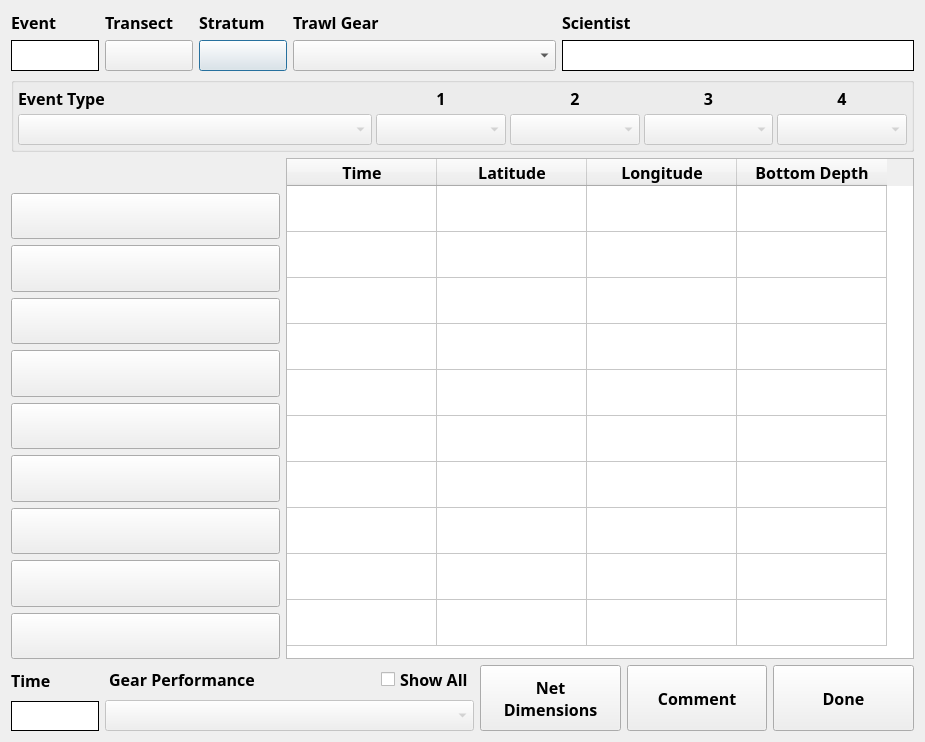
<?xml version="1.0" encoding="UTF-8"?>
<ui version="4.0">
 <class>MACETrawlEvent</class>
 <widget class="QDialog" name="MACETrawlEvent">
  <property name="geometry">
   <rect>
    <x>0</x>
    <y>0</y>
    <width>925</width>
    <height>742</height>
   </rect>
  </property>
  <property name="sizePolicy">
   <sizepolicy hsizetype="Fixed" vsizetype="Preferred">
    <horstretch>0</horstretch>
    <verstretch>0</verstretch>
   </sizepolicy>
  </property>
  <property name="minimumSize">
   <size>
    <width>900</width>
    <height>700</height>
   </size>
  </property>
  <property name="font">
   <font>
    <pointsize>18</pointsize>
   </font>
  </property>
  <property name="windowTitle">
   <string>CLAMS Haul</string>
  </property>
  <layout class="QVBoxLayout" name="verticalLayout_3">
   <item>
    <layout class="QGridLayout" name="gridLayout_2" columnstretch="10,10,10,30,40">
     <item row="1" column="0">
      <widget class="QLabel" name="haulLabel">
       <property name="font">
        <font>
         <family>Arial Black</family>
         <pointsize>12</pointsize>
         <weight>75</weight>
         <bold>true</bold>
        </font>
       </property>
       <property name="styleSheet">
        <string notr="true">QWidget {
    background-color: white;
}</string>
       </property>
       <property name="frameShape">
        <enum>QFrame::Box</enum>
       </property>
       <property name="text">
        <string/>
       </property>
      </widget>
     </item>
     <item row="1" column="2">
      <widget class="QPushButton" name="stratumBtn">
       <property name="font">
        <font>
         <family>Arial Black</family>
         <pointsize>12</pointsize>
         <weight>75</weight>
         <bold>true</bold>
        </font>
       </property>
       <property name="text">
        <string/>
       </property>
      </widget>
     </item>
     <item row="0" column="3">
      <widget class="QLabel" name="label_8">
       <property name="font">
        <font>
         <family>Arial Black</family>
         <pointsize>12</pointsize>
         <weight>75</weight>
         <bold>true</bold>
        </font>
       </property>
       <property name="text">
        <string>Trawl Gear</string>
       </property>
      </widget>
     </item>
     <item row="1" column="3">
      <widget class="QComboBox" name="gearBox">
       <property name="font">
        <font>
         <family>Arial Black</family>
         <pointsize>12</pointsize>
         <weight>75</weight>
         <bold>true</bold>
        </font>
       </property>
      </widget>
     </item>
     <item row="0" column="0">
      <widget class="QLabel" name="label_5">
       <property name="font">
        <font>
         <family>Arial Black</family>
         <pointsize>12</pointsize>
         <weight>75</weight>
         <bold>true</bold>
        </font>
       </property>
       <property name="text">
        <string>Event</string>
       </property>
      </widget>
     </item>
     <item row="1" column="1">
      <widget class="QPushButton" name="transBtn">
       <property name="font">
        <font>
         <family>Arial Black</family>
         <pointsize>12</pointsize>
         <weight>75</weight>
         <bold>true</bold>
        </font>
       </property>
       <property name="text">
        <string/>
       </property>
      </widget>
     </item>
     <item row="0" column="2">
      <widget class="QLabel" name="label_28">
       <property name="font">
        <font>
         <family>Arial Black</family>
         <pointsize>12</pointsize>
         <weight>75</weight>
         <bold>true</bold>
        </font>
       </property>
       <property name="text">
        <string>Stratum</string>
       </property>
      </widget>
     </item>
     <item row="0" column="1">
      <widget class="QLabel" name="label_27">
       <property name="font">
        <font>
         <family>Arial Black</family>
         <pointsize>12</pointsize>
         <weight>75</weight>
         <bold>true</bold>
        </font>
       </property>
       <property name="text">
        <string>Transect</string>
       </property>
      </widget>
     </item>
     <item row="0" column="4">
      <widget class="QLabel" name="label_14">
       <property name="font">
        <font>
         <family>Arial Black</family>
         <pointsize>12</pointsize>
         <weight>75</weight>
         <bold>true</bold>
        </font>
       </property>
       <property name="text">
        <string>Scientist</string>
       </property>
      </widget>
     </item>
     <item row="1" column="4">
      <widget class="QLabel" name="sciLabel">
       <property name="font">
        <font>
         <family>Arial Black</family>
         <pointsize>12</pointsize>
         <weight>75</weight>
         <bold>true</bold>
        </font>
       </property>
       <property name="autoFillBackground">
        <bool>false</bool>
       </property>
       <property name="styleSheet">
        <string notr="true">QWidget {
    background-color: white;
}</string>
       </property>
       <property name="frameShape">
        <enum>QFrame::Panel</enum>
       </property>
       <property name="frameShadow">
        <enum>QFrame::Plain</enum>
       </property>
       <property name="lineWidth">
        <number>1</number>
       </property>
       <property name="text">
        <string/>
       </property>
      </widget>
     </item>
    </layout>
   </item>
   <item>
    <widget class="QGroupBox" name="optionsGroup">
     <property name="title">
      <string/>
     </property>
     <layout class="QVBoxLayout" name="verticalLayout_6">
      <property name="leftMargin">
       <number>4</number>
      </property>
      <property name="topMargin">
       <number>4</number>
      </property>
      <property name="rightMargin">
       <number>4</number>
      </property>
      <property name="bottomMargin">
       <number>4</number>
      </property>
      <item>
       <layout class="QHBoxLayout" name="horizontalLayout" stretch="40,60">
        <property name="spacing">
         <number>4</number>
        </property>
        <item>
         <layout class="QVBoxLayout" name="verticalLayout">
          <item>
           <widget class="QLabel" name="label_4">
            <property name="font">
             <font>
              <family>Arial Black</family>
              <pointsize>12</pointsize>
              <weight>75</weight>
              <bold>true</bold>
             </font>
            </property>
            <property name="text">
             <string>Event Type</string>
            </property>
           </widget>
          </item>
          <item>
           <widget class="QComboBox" name="typeBox">
            <property name="enabled">
             <bool>false</bool>
            </property>
            <property name="font">
             <font>
              <family>Arial Black</family>
              <pointsize>12</pointsize>
              <weight>75</weight>
              <bold>true</bold>
             </font>
            </property>
           </widget>
          </item>
         </layout>
        </item>
        <item>
         <layout class="QGridLayout" name="gridLayout">
          <item row="0" column="0">
           <widget class="QLabel" name="accessLabel1">
            <property name="font">
             <font>
              <family>Arial Black</family>
              <pointsize>12</pointsize>
              <weight>75</weight>
              <bold>true</bold>
             </font>
            </property>
            <property name="text">
             <string>1</string>
            </property>
            <property name="alignment">
             <set>Qt::AlignCenter</set>
            </property>
           </widget>
          </item>
          <item row="0" column="1">
           <widget class="QLabel" name="accessLabel2">
            <property name="font">
             <font>
              <family>Arial Black</family>
              <pointsize>12</pointsize>
              <weight>75</weight>
              <bold>true</bold>
             </font>
            </property>
            <property name="text">
             <string>2</string>
            </property>
            <property name="alignment">
             <set>Qt::AlignCenter</set>
            </property>
           </widget>
          </item>
          <item row="1" column="0">
           <widget class="QComboBox" name="accessBox1">
            <property name="enabled">
             <bool>false</bool>
            </property>
            <property name="maximumSize">
             <size>
              <width>16777215</width>
              <height>31</height>
             </size>
            </property>
            <property name="font">
             <font>
              <family>Arial Black</family>
              <pointsize>12</pointsize>
              <weight>75</weight>
              <bold>true</bold>
             </font>
            </property>
           </widget>
          </item>
          <item row="1" column="1">
           <widget class="QComboBox" name="accessBox2">
            <property name="enabled">
             <bool>false</bool>
            </property>
            <property name="maximumSize">
             <size>
              <width>16777215</width>
              <height>31</height>
             </size>
            </property>
            <property name="font">
             <font>
              <family>Arial Black</family>
              <pointsize>12</pointsize>
              <weight>75</weight>
              <bold>true</bold>
             </font>
            </property>
           </widget>
          </item>
          <item row="1" column="2">
           <widget class="QComboBox" name="accessBox3">
            <property name="enabled">
             <bool>false</bool>
            </property>
            <property name="maximumSize">
             <size>
              <width>16777215</width>
              <height>31</height>
             </size>
            </property>
            <property name="font">
             <font>
              <family>Arial Black</family>
              <pointsize>12</pointsize>
              <weight>75</weight>
              <bold>true</bold>
             </font>
            </property>
           </widget>
          </item>
          <item row="1" column="3">
           <widget class="QComboBox" name="accessBox4">
            <property name="enabled">
             <bool>false</bool>
            </property>
            <property name="maximumSize">
             <size>
              <width>16777215</width>
              <height>31</height>
             </size>
            </property>
            <property name="font">
             <font>
              <family>Arial Black</family>
              <pointsize>12</pointsize>
              <weight>75</weight>
              <bold>true</bold>
             </font>
            </property>
           </widget>
          </item>
          <item row="0" column="2">
           <widget class="QLabel" name="accessLabel3">
            <property name="font">
             <font>
              <family>Arial Black</family>
              <pointsize>12</pointsize>
              <weight>75</weight>
              <bold>true</bold>
             </font>
            </property>
            <property name="text">
             <string>3</string>
            </property>
            <property name="alignment">
             <set>Qt::AlignCenter</set>
            </property>
           </widget>
          </item>
          <item row="0" column="3">
           <widget class="QLabel" name="accessLabel4">
            <property name="font">
             <font>
              <family>Arial Black</family>
              <pointsize>12</pointsize>
              <weight>75</weight>
              <bold>true</bold>
             </font>
            </property>
            <property name="text">
             <string>4</string>
            </property>
            <property name="alignment">
             <set>Qt::AlignCenter</set>
            </property>
           </widget>
          </item>
         </layout>
        </item>
       </layout>
      </item>
     </layout>
    </widget>
   </item>
   <item>
    <layout class="QHBoxLayout" name="horizontalLayout_2" stretch="30,70">
     <item>
      <layout class="QVBoxLayout" name="verticalLayout_2">
       <property name="topMargin">
        <number>35</number>
       </property>
       <item>
        <widget class="QPushButton" name="btn1">
         <property name="minimumSize">
          <size>
           <width>0</width>
           <height>0</height>
          </size>
         </property>
         <property name="maximumSize">
          <size>
           <width>5000</width>
           <height>5000</height>
          </size>
         </property>
         <property name="font">
          <font>
           <family>Arial Black</family>
           <pointsize>12</pointsize>
           <weight>75</weight>
           <bold>true</bold>
          </font>
         </property>
         <property name="text">
          <string/>
         </property>
        </widget>
       </item>
       <item>
        <widget class="QPushButton" name="btn2">
         <property name="minimumSize">
          <size>
           <width>0</width>
           <height>0</height>
          </size>
         </property>
         <property name="maximumSize">
          <size>
           <width>5000</width>
           <height>5000</height>
          </size>
         </property>
         <property name="font">
          <font>
           <family>Arial Black</family>
           <pointsize>12</pointsize>
           <weight>75</weight>
           <bold>true</bold>
          </font>
         </property>
         <property name="text">
          <string/>
         </property>
        </widget>
       </item>
       <item>
        <widget class="QPushButton" name="btn3">
         <property name="minimumSize">
          <size>
           <width>0</width>
           <height>0</height>
          </size>
         </property>
         <property name="maximumSize">
          <size>
           <width>5000</width>
           <height>5000</height>
          </size>
         </property>
         <property name="font">
          <font>
           <family>Arial Black</family>
           <pointsize>12</pointsize>
           <weight>75</weight>
           <bold>true</bold>
          </font>
         </property>
         <property name="text">
          <string/>
         </property>
        </widget>
       </item>
       <item>
        <widget class="QPushButton" name="btn4">
         <property name="minimumSize">
          <size>
           <width>0</width>
           <height>0</height>
          </size>
         </property>
         <property name="maximumSize">
          <size>
           <width>5000</width>
           <height>5000</height>
          </size>
         </property>
         <property name="font">
          <font>
           <family>Arial Black</family>
           <pointsize>12</pointsize>
           <weight>75</weight>
           <bold>true</bold>
          </font>
         </property>
         <property name="text">
          <string/>
         </property>
        </widget>
       </item>
       <item>
        <widget class="QPushButton" name="btn5">
         <property name="minimumSize">
          <size>
           <width>0</width>
           <height>0</height>
          </size>
         </property>
         <property name="maximumSize">
          <size>
           <width>5000</width>
           <height>5000</height>
          </size>
         </property>
         <property name="font">
          <font>
           <family>Arial Black</family>
           <pointsize>12</pointsize>
           <weight>75</weight>
           <bold>true</bold>
          </font>
         </property>
         <property name="text">
          <string/>
         </property>
        </widget>
       </item>
       <item>
        <widget class="QPushButton" name="btn6">
         <property name="minimumSize">
          <size>
           <width>0</width>
           <height>0</height>
          </size>
         </property>
         <property name="maximumSize">
          <size>
           <width>5000</width>
           <height>5000</height>
          </size>
         </property>
         <property name="font">
          <font>
           <family>Arial Black</family>
           <pointsize>12</pointsize>
           <weight>75</weight>
           <bold>true</bold>
          </font>
         </property>
         <property name="text">
          <string/>
         </property>
        </widget>
       </item>
       <item>
        <widget class="QPushButton" name="btn7">
         <property name="minimumSize">
          <size>
           <width>0</width>
           <height>0</height>
          </size>
         </property>
         <property name="maximumSize">
          <size>
           <width>5000</width>
           <height>5000</height>
          </size>
         </property>
         <property name="font">
          <font>
           <family>Arial Black</family>
           <pointsize>12</pointsize>
           <weight>75</weight>
           <bold>true</bold>
          </font>
         </property>
         <property name="text">
          <string/>
         </property>
        </widget>
       </item>
       <item>
        <widget class="QPushButton" name="btn8">
         <property name="minimumSize">
          <size>
           <width>0</width>
           <height>0</height>
          </size>
         </property>
         <property name="maximumSize">
          <size>
           <width>5000</width>
           <height>5000</height>
          </size>
         </property>
         <property name="font">
          <font>
           <family>Arial Black</family>
           <pointsize>12</pointsize>
           <weight>75</weight>
           <bold>true</bold>
          </font>
         </property>
         <property name="text">
          <string/>
         </property>
        </widget>
       </item>
       <item>
        <widget class="QPushButton" name="btn9">
         <property name="minimumSize">
          <size>
           <width>0</width>
           <height>0</height>
          </size>
         </property>
         <property name="maximumSize">
          <size>
           <width>5000</width>
           <height>5000</height>
          </size>
         </property>
         <property name="font">
          <font>
           <family>Arial Black</family>
           <pointsize>12</pointsize>
           <weight>75</weight>
           <bold>true</bold>
          </font>
         </property>
         <property name="text">
          <string/>
         </property>
        </widget>
       </item>
      </layout>
     </item>
     <item>
      <widget class="QTableWidget" name="dataTable">
       <property name="sizePolicy">
        <sizepolicy hsizetype="Expanding" vsizetype="Expanding">
         <horstretch>0</horstretch>
         <verstretch>0</verstretch>
        </sizepolicy>
       </property>
       <property name="minimumSize">
        <size>
         <width>0</width>
         <height>0</height>
        </size>
       </property>
       <property name="font">
        <font>
         <family>Arial Black</family>
         <pointsize>12</pointsize>
         <weight>75</weight>
         <bold>true</bold>
        </font>
       </property>
       <property name="verticalScrollBarPolicy">
        <enum>Qt::ScrollBarAlwaysOff</enum>
       </property>
       <property name="horizontalScrollBarPolicy">
        <enum>Qt::ScrollBarAlwaysOff</enum>
       </property>
       <property name="editTriggers">
        <set>QAbstractItemView::NoEditTriggers</set>
       </property>
       <attribute name="horizontalHeaderCascadingSectionResizes">
        <bool>true</bool>
       </attribute>
       <attribute name="horizontalHeaderMinimumSectionSize">
        <number>100</number>
       </attribute>
       <attribute name="horizontalHeaderDefaultSectionSize">
        <number>150</number>
       </attribute>
       <attribute name="horizontalHeaderStretchLastSection">
        <bool>false</bool>
       </attribute>
       <attribute name="verticalHeaderVisible">
        <bool>false</bool>
       </attribute>
       <attribute name="verticalHeaderMinimumSectionSize">
        <number>46</number>
       </attribute>
       <attribute name="verticalHeaderDefaultSectionSize">
        <number>46</number>
       </attribute>
       <row>
        <property name="text">
         <string>New Row</string>
        </property>
       </row>
       <row>
        <property name="text">
         <string>New Row</string>
        </property>
       </row>
       <row>
        <property name="text">
         <string>New Row</string>
        </property>
       </row>
       <row>
        <property name="text">
         <string>New Row</string>
        </property>
       </row>
       <row>
        <property name="text">
         <string>New Row</string>
        </property>
       </row>
       <row>
        <property name="text">
         <string>New Row</string>
        </property>
       </row>
       <row>
        <property name="text">
         <string>New Row</string>
        </property>
       </row>
       <row>
        <property name="text">
         <string>New Row</string>
        </property>
       </row>
       <row>
        <property name="text">
         <string>New Row</string>
        </property>
       </row>
       <row>
        <property name="text">
         <string>New Row</string>
        </property>
       </row>
       <column>
        <property name="text">
         <string>Time</string>
        </property>
       </column>
       <column>
        <property name="text">
         <string>Latitude</string>
        </property>
       </column>
       <column>
        <property name="text">
         <string>Longitude</string>
        </property>
       </column>
       <column>
        <property name="text">
         <string>Bottom Depth</string>
        </property>
       </column>
      </widget>
     </item>
    </layout>
   </item>
   <item>
    <layout class="QHBoxLayout" name="horizontalLayout_4" stretch="10,42,16,16,16">
     <item>
      <layout class="QVBoxLayout" name="verticalLayout_5">
       <item>
        <widget class="QLabel" name="label_42">
         <property name="font">
          <font>
           <family>Arial Black</family>
           <pointsize>12</pointsize>
           <weight>75</weight>
           <bold>true</bold>
          </font>
         </property>
         <property name="text">
          <string>Time</string>
         </property>
        </widget>
       </item>
       <item>
        <widget class="QLabel" name="elapseLabel">
         <property name="enabled">
          <bool>true</bool>
         </property>
         <property name="minimumSize">
          <size>
           <width>75</width>
           <height>0</height>
          </size>
         </property>
         <property name="font">
          <font>
           <family>Arial Black</family>
           <pointsize>12</pointsize>
           <weight>75</weight>
           <bold>true</bold>
          </font>
         </property>
         <property name="styleSheet">
          <string notr="true">QWidget {
    background-color: white;
}</string>
         </property>
         <property name="frameShape">
          <enum>QFrame::Box</enum>
         </property>
         <property name="text">
          <string/>
         </property>
        </widget>
       </item>
      </layout>
     </item>
     <item>
      <layout class="QVBoxLayout" name="verticalLayout_4">
       <item>
        <layout class="QHBoxLayout" name="horizontalLayout_3">
         <item>
          <widget class="QLabel" name="label_6">
           <property name="font">
            <font>
             <family>Arial Black</family>
             <pointsize>12</pointsize>
             <weight>75</weight>
             <bold>true</bold>
            </font>
           </property>
           <property name="text">
            <string> Gear Performance</string>
           </property>
          </widget>
         </item>
         <item>
          <spacer name="horizontalSpacer">
           <property name="orientation">
            <enum>Qt::Horizontal</enum>
           </property>
           <property name="sizeHint" stdset="0">
            <size>
             <width>40</width>
             <height>20</height>
            </size>
           </property>
          </spacer>
         </item>
         <item>
          <widget class="QCheckBox" name="perfCheckBox">
           <property name="font">
            <font>
             <family>Arial Black</family>
             <pointsize>12</pointsize>
             <weight>75</weight>
             <bold>true</bold>
            </font>
           </property>
           <property name="text">
            <string>Show All</string>
           </property>
          </widget>
         </item>
        </layout>
       </item>
       <item>
        <widget class="QComboBox" name="perfBox">
         <property name="enabled">
          <bool>false</bool>
         </property>
         <property name="font">
          <font>
           <family>Arial Black</family>
           <pointsize>12</pointsize>
           <weight>75</weight>
           <bold>true</bold>
          </font>
         </property>
        </widget>
       </item>
      </layout>
     </item>
     <item>
      <widget class="QPushButton" name="netDimBtn">
       <property name="sizePolicy">
        <sizepolicy hsizetype="Minimum" vsizetype="Preferred">
         <horstretch>0</horstretch>
         <verstretch>0</verstretch>
        </sizepolicy>
       </property>
       <property name="font">
        <font>
         <family>Arial Black</family>
         <pointsize>12</pointsize>
         <weight>75</weight>
         <bold>true</bold>
        </font>
       </property>
       <property name="text">
        <string>Net
Dimensions</string>
       </property>
      </widget>
     </item>
     <item>
      <widget class="QPushButton" name="commentBtn">
       <property name="sizePolicy">
        <sizepolicy hsizetype="Minimum" vsizetype="Preferred">
         <horstretch>0</horstretch>
         <verstretch>0</verstretch>
        </sizepolicy>
       </property>
       <property name="font">
        <font>
         <family>Arial Black</family>
         <pointsize>12</pointsize>
         <weight>75</weight>
         <bold>true</bold>
        </font>
       </property>
       <property name="text">
        <string>Comment</string>
       </property>
      </widget>
     </item>
     <item>
      <widget class="QPushButton" name="doneBtn">
       <property name="sizePolicy">
        <sizepolicy hsizetype="Minimum" vsizetype="Preferred">
         <horstretch>0</horstretch>
         <verstretch>0</verstretch>
        </sizepolicy>
       </property>
       <property name="font">
        <font>
         <family>Arial Black</family>
         <pointsize>12</pointsize>
         <weight>75</weight>
         <bold>true</bold>
        </font>
       </property>
       <property name="text">
        <string>Done</string>
       </property>
      </widget>
     </item>
    </layout>
   </item>
   <item>
    <layout class="QVBoxLayout" name="statusLayout"/>
   </item>
  </layout>
 </widget>
 <resources/>
 <connections/>
</ui>
